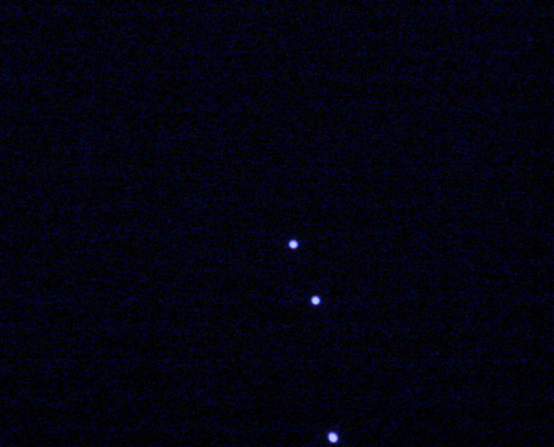
#> input picture Capture.PNG, 554 x 447 px, given in place of the camera
$ python test.py
#> lines starting #> are read from the running program, lines starting #| are printed output that depends on the picture; after the words box and inside, x2 and y2 are one past the last pixel; in counts of white or black regions, pixels touching at a corner belong together
import numpy as np
import cv2
import timeit
import time
import imutils
import re
font = cv2.FONT_HERSHEY_SIMPLEX
cap = cv2.VideoCapture(0)

while(True):
    start = time.time()
    # Capture frame-by-frame
    ret, frame = cap.read()
#> frame is the input picture: shape (447, 554, 3); mean B, G, R 15.4, 3.1, 2.5

    # Our operations on the frame come here
    gray = cv2.cvtColor(frame, cv2.COLOR_BGR2GRAY)
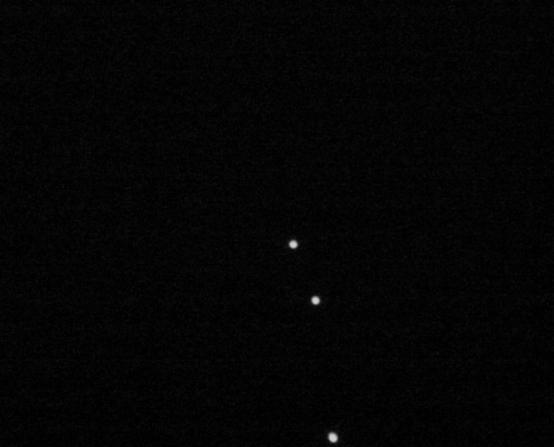
#> gray: shape (447, 554); min 0, max 206, mean 4.3
    ret, mask = cv2.threshold(gray,60,255,cv2.THRESH_BINARY)
#> mask: shape (447, 554); 0.09% white; 3 white regions, box (x1, y1, x2, y2) and area: (328, 432, 338, 443) 90, (289, 240, 298, 249) 69, (311, 296, 320, 305) 68

    # Orb magic (blob detection)
    orb = cv2.ORB_create()

    kp1, des1 = orb.detectAndCompute(frame, None)
#> kp1 = 24 keypoints; strongest (x, y, size): (315, 301, 44.6), (292, 242, 44.6), (317, 300, 37.2), (292, 245, 64.3)

    mask = cv2.drawKeypoints(mask,kp1,mask,color=(255,255,0), flags=0) #markeer de kp's
#> mask: shape (447, 554, 3)

    #pts is een numpy-array van alle points, ook de points die we niet nodig hebben
    pts = np.asarray([[p.pt[0], p.pt[1]] for p in kp1])
#> pts = 24 rows, first 8: [294, 241], [292, 242], [290, 244], [296, 244], [293, 247], [313, 299], [313, 301], [318, 301]
    #de dots uit de numpy array halen
    dot1 = pts[:1].tolist()#Op een of andere manier kunnen de elements niet worden geselecteerd op de normale manier, dus moet er een range geselecteerd worden.
#> dot1 = [[294, 241]]
    dot2 = pts[1:2].tolist()
#> dot2 = [[292, 242]]
    dot3 = pts[2:3].tolist()
#> dot3 = [[290, 244]]


    if len(dot1 and dot2 and dot3) > 0: #Om er voor te zorgen dat de waarden niet null zijn (anders crasht ie)
        x1 = dot1[0][0] #Omdat dot1 een embedded list is, moet eerst de eerste (en enige) list gekozen worden met dot1[0] en daarna de value.
#> x1 = 294
        y1 = dot1[0][1]
#> y1 = 241

        x2 = dot2[0][0]
#> x2 = 292
        y2 = dot2[0][1]
#> y2 = 242

        x3 = dot3[0][0]
#> x3 = 290
        y3 = dot3[0][1]
#> y3 = 244

        try:
            y1old #als y1old nog niet bestaat (eerste paar loops), skip deze stap ff
        except NameError:
            pass
        else:
            if abs(int(y1)-int(y1old)) > 40:
                print('glitchy!')


        text1 = str(str(x1) + "," + str(y1) + '   p1') #de text# variabelen zijn voor de coordinaten en de point index voor de output
#> text1 = '294.0,241.0   p1'

        text2 = str(str(x2) + "," + str(y2)+ '   p2')
#> text2 = '292.0,242.0   p2'

        text3 = str(str(x3) + "," + str(y3)+ '   p3')
#> text3 = '290.0,244.0   p3'


        #dingen tekenen
        cv2.circle(mask,(int(x1),int(y1)), 10, (0,0,255), 1) #Teken een rode cirkel rond het eerste punt
        cv2.putText(mask,text1,(int(x1+10),int(y1)), font, 0.5,(255,255,255),2,cv2.LINE_AA) #Teken een cirkel om het tweede punt

        cv2.circle(mask,(int(x2),int(y2)), 10, (0,0,255), 1)
#> mask: shape (447, 554, 3); mean of channels 0, 1, 2 1.3, 1.3, 1.2
        cv2.putText(mask,text2,(int(x2+10),int(y2)), font, 0.5,(255,255,255),2,cv2.LINE_AA)

        cv2.circle(mask,(int(x3),int(y3)), 10, (0,0,255), 1)
#> mask: shape (447, 554, 3); mean of channels 0, 1, 2 1.7, 1.7, 1.7
        cv2.putText(mask,text3,(int(x3+10),int(y3)), font, 0.5,(255,255,255),2,cv2.LINE_AA)
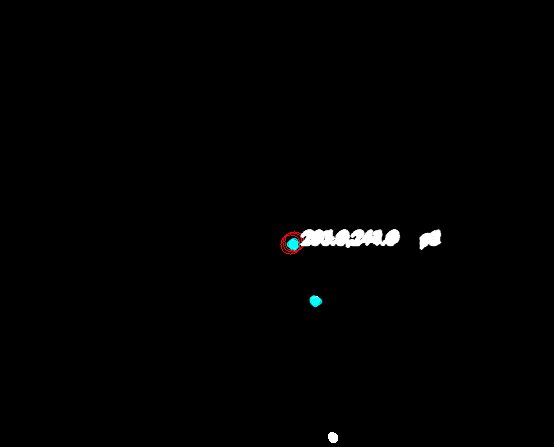
#> mask: shape (447, 554, 3); mean of channels 0, 1, 2 2, 2, 2; drawn as B, G, R

        cv2.line(mask,(int(x1),int(y1)),(int(x2),int(y2)),(255,255,255),5)
#> mask: shape (447, 554, 3); 0.02% of pixels changed, all inside (x1, y1, x2, y2) = (289, 238, 298, 246)
        cv2.line(mask,(int(x2),int(y2)),(int(x3),int(y3)),(255,255,255),5)
#> mask: shape (447, 554, 3); mean of channels 0, 1, 2 2, 2, 2


        y1old = y1
#> y1old = 241
        y2old = y2
#> y2old = 242

        y1 = 0
        x1 = 0

    #time.sleep(0.1)
    # Display the resulting frame

    cv2.imshow('frame',mask)

    if cv2.waitKey(1) & 0xFF == ord("q"):
#> (key q is pressed here)
        break
    #print(-1/float(start-time.time())) #Om tijd te meten
# When everything done, release the capture
cap.release()
cv2.destroyAllWindows()
